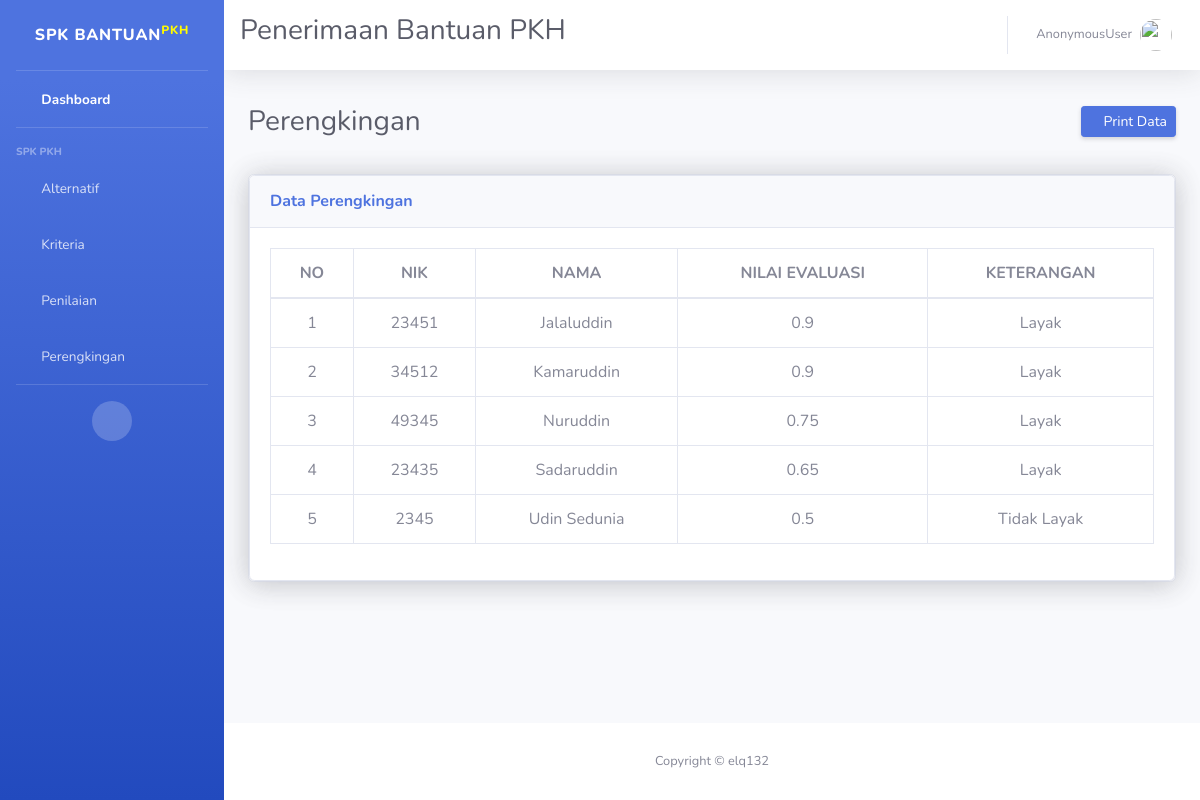
/dashboard/rengking/, run on an earlier commit of the app's database.
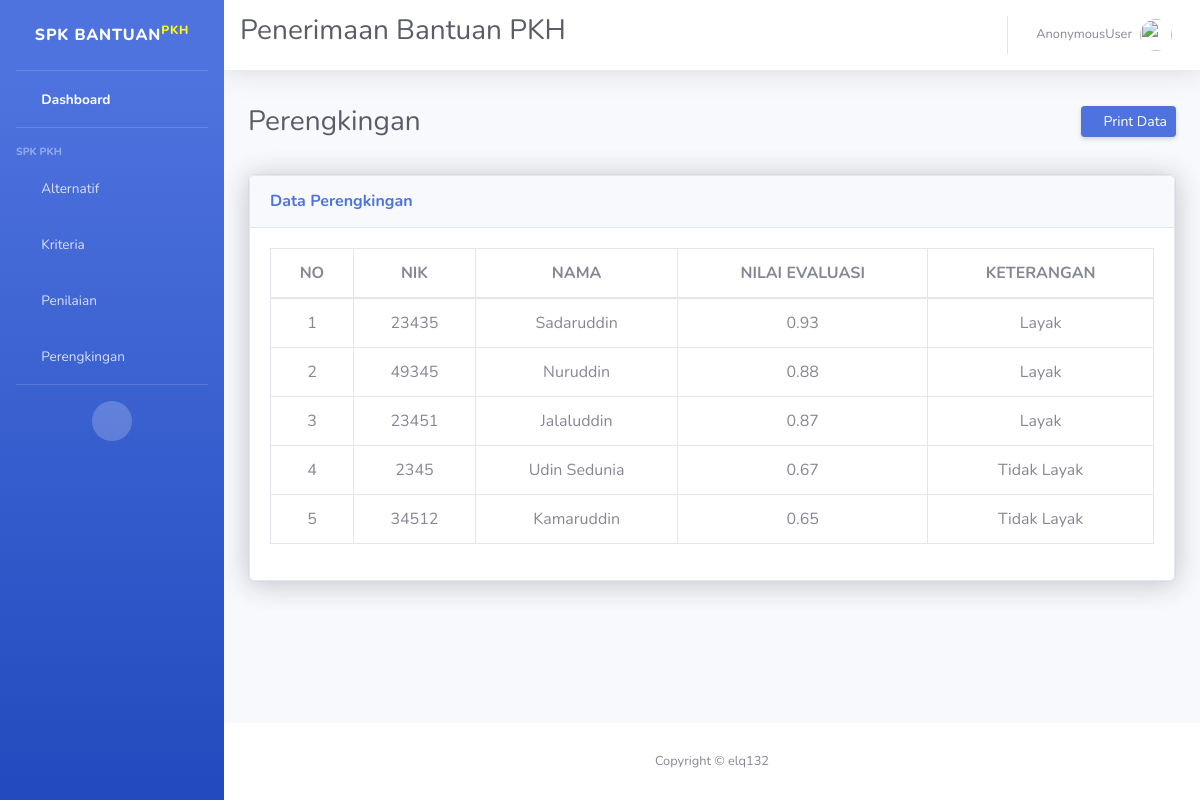
And on a later commit of the database.
### SPK/models.py (models this page shows, shortened)
class Rengking(models.Model):
    alternatif = models.ForeignKey(Alternatif, on_delete=models.CASCADE)
    rumah = models.CharField(max_length=50)
    penghasilan = models.CharField(max_length=50)
    bumil_bunsui = models.CharField(max_length=50)
    lansia = models.CharField(max_length=50)
    anak_sekolah = models.CharField(max_length=50)
    total_nilai = models.FloatField(null=True)
    ket = models.CharField(max_length=50)

class Alternatif(models.Model):
    simbol          = models.CharField(max_length=50, unique=True)
    nik             = models.IntegerField()
    nama_alternatif = models.CharField(max_length=50, unique=True)
    alamat          = models.TextField()

### SPK/views.py (the view)
# urls.py: path('rengking/', views.rengking, name='perengkingan'),
def rengking(request):
    rengking_data = Rengking.objects.all().order_by('-total_nilai')
    context = {
        'rengking_data': rengking_data,
    }
    return render(request, 'rengking.html', context)

### templates/rengking.html (shortened to what the changed rows need)
{%load static%}
<!DOCTYPE html>
<html lang="en">
<head>
    <link href="{%static 'vendor/fontawesome-free/css/all.min.css'%}" rel="stylesheet" type="text/css">
    <link href="{%static 'css/sb-admin-2.min.css'%}" rel="stylesheet">
</head>
<body id="page-top">
    <div id="wrapper">
        <div id="content-wrapper" class="d-flex flex-column">
            <div id="content">
                <nav class="navbar navbar-expand navbar-light bg-white topbar mb-4 static-top shadow">
                    <div class="">
                        <h1 class="h3 mb-0 text-gray-800">Penerimaan Bantuan PKH<h1></h1>
                    </div>
                </nav>
                <div class="container-fluid">
                    <div class="d-sm-flex align-items-center justify-content-between mb-4">
                        <h1 class="h3 mb-0 text-gray-800">Perengkingan<h1>
                            <a href="#" class="d-none d-sm-inline-block btn btn-sm btn-primary shadow-sm" onclick="printSurat(event)">
                                <i class="fas fa-print us fa-sm text-white-50"></i> Print Data
                            </a>
                    </div>
                    <div class="row">
                       <div class="col-xl-12 col-lg-9">
                        <div class="card shadow mb-4">
                            <div class="card shadow">
                                <div class="card-body table-responsive">
                                        <table class="table table-bordered" id="dataTable" width="100%" cellspacing="0">
                                            <thead class="text-center">
                                                <tr>
                                                    <th>NO</th>
                                                    <th>NIK</th>
                                                    <th>NAMA</th>
                                                    <th>NILAI EVALUASI</th>
                                                    <th>KETERANGAN</th>
                                                </tr>
                                            </thead>
                                            <tbody>
                                                {% for reng in rengking_data %}
                                                    <tr>
                                                        <td class="text-center">{{ forloop.counter }}</td>
                                                        <td class="text-center">{{ reng.alternatif.nik  }}</td>
                                                        <td class="text-center">{{ reng.alternatif.nama_alternatif }}</td>
                                                        <td class="text-center">{{ reng.total_nilai }}</td>
                                                        <td class="text-center">{{ reng.ket  }}</td>
                                                    </tr>
                                                {% endfor %}
                                            </tbody>
                                        </table>
                                </div>
                            </div>
                        </div>
                    </div>
                    </div>
                </div>
            </div>
        </div>
    </div>
</body>
</html>

What changed in the data, as far as the page shows it:
removed Rengking: alternatif.nik "23451", alternatif.nama_alternatif "Jalaluddin", total_nilai "0.9", ket "Layak"
removed Rengking: alternatif.nik "34512", alternatif.nama_alternatif "Kamaruddin", total_nilai "0.9", ket "Layak"
removed Rengking: alternatif.nik "49345", alternatif.nama_alternatif "Nuruddin", total_nilai "0.75", ket "Layak"
removed Rengking: alternatif.nik "23435", alternatif.nama_alternatif "Sadaruddin", total_nilai "0.65", ket "Layak"
removed Rengking: alternatif.nik "2345", alternatif.nama_alternatif "Udin Sedunia", total_nilai "0.5", ket "Tidak Layak"
added Rengking: alternatif.nik "23435", alternatif.nama_alternatif "Sadaruddin", total_nilai "0.93", ket "Layak"
added Rengking: alternatif.nik "49345", alternatif.nama_alternatif "Nuruddin", total_nilai "0.88", ket "Layak"
added Rengking: alternatif.nik "23451", alternatif.nama_alternatif "Jalaluddin", total_nilai "0.87", ket "Layak"
added Rengking: alternatif.nik "2345", alternatif.nama_alternatif "Udin Sedunia", total_nilai "0.67", ket "Tidak Layak"
added Rengking: alternatif.nik "34512", alternatif.nama_alternatif "Kamaruddin", total_nilai "0.65", ket "Tidak Layak"
